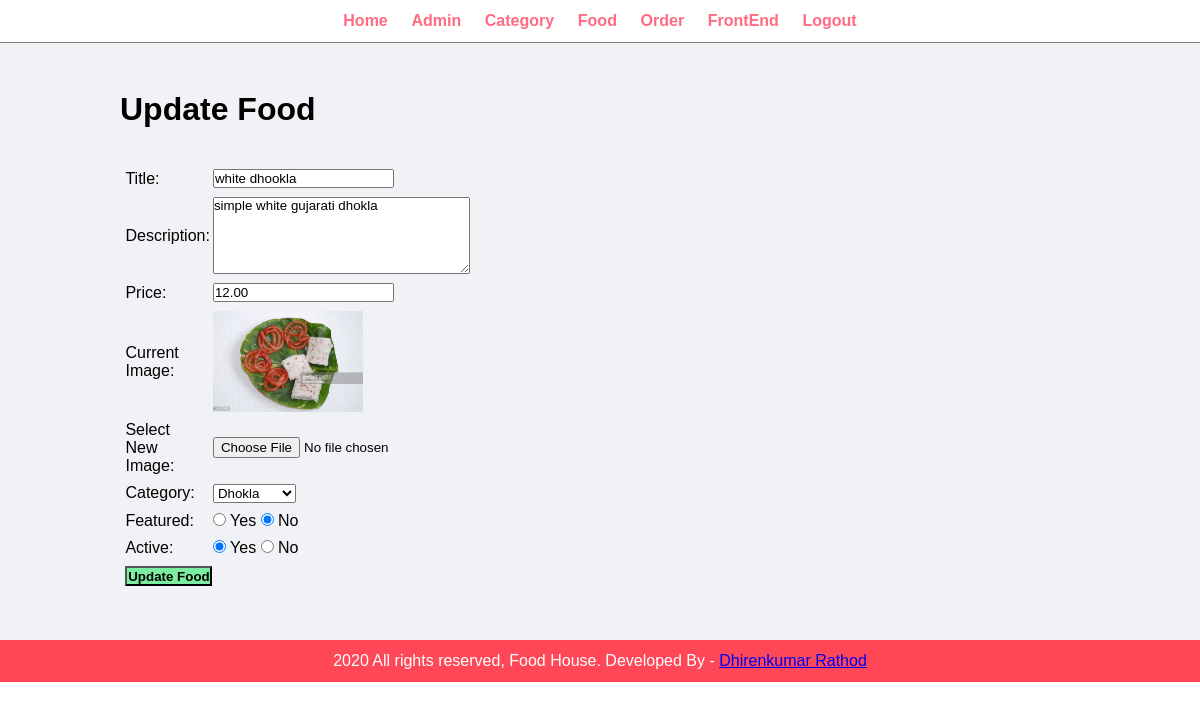
/admin/update-food.php?id=13 (signed in), run on the app's committed database.
### tables this page shows
CREATE TABLE `tbl_food` (
  `id` int(10) UNSIGNED NOT NULL,
  `title` varchar(100) NOT NULL,
  `description` text NOT NULL,
  `price` decimal(10,2) NOT NULL,
  `image_name` varchar(255) NOT NULL,
  `category_id` int(10) UNSIGNED NOT NULL,
  `featured` varchar(10) NOT NULL,
  `active` varchar(10) NOT NULL
);

CREATE TABLE `tbl_category` (
  `id` int(10) UNSIGNED NOT NULL,
  `title` varchar(100) NOT NULL,
  `image_name` varchar(255) NOT NULL,
  `featured` varchar(10) NOT NULL,
  `active` varchar(10) NOT NULL
);

### admin/update-food.php (the view, shortened to what this page needs)
<?php include('partials/menu.php'); ?>
<?php
    if(isset($_GET['id']))
    {
        $id = $_GET['id'];
        $sql2 = "SELECT * FROM tbl_food WHERE id=$id";
        $res2 = mysqli_query($conn, $sql2);
        $row2 = mysqli_fetch_assoc($res2);
        $title = $row2['title'];
        $description = $row2['description'];
        $price = $row2['price'];
        $current_image = $row2['image_name'];
        $current_category = $row2['category_id'];
        $featured = $row2['featured'];
        $active = $row2['active'];
    }
    else
    {
        header('location:'.SITEURL.'admin/manage-food.php');
    }
?>
<div class="main-content">
    <div class="wrapper">
        <h1>Update Food</h1>
        <br><br>
        <form action="" method="POST" enctype="multipart/form-data">
        <table class="tbl-30">
            <tr>
                <td>Title: </td>
                <td>
                    <input type="text" name="title" value="<?php echo $title; ?>">
                </td>
            </tr>
            <tr>
                <td>Description: </td>
                <td>
                    <textarea name="description" cols="30" rows="5"><?php echo $description; ?></textarea>
                </td>
            </tr>
            <tr>
                <td>Price: </td>
                <td>
                    <input type="number" name="price" value="<?php echo $price; ?>">
                </td>
            </tr>
            <tr>
                <td>Current Image: </td>
                <td>
                    <?php
                        if($current_image == "")
                        {
                            echo "<div class='error'>Image not Available.</div>";
                        }
                        else
                        {
                            ?>
                            <img src="<?php echo SITEURL; ?>images/food/<?php echo $current_image; ?>" width="150px">
                            <?php
                        }
                    ?>
                </td>
            </tr>
            <tr>
                <td>Select New Image: </td>
                <td>
                    <input type="file" name="image">
                </td>
            </tr>
            <tr>
                <td>Category: </td>
                <td>
                    <select name="category">
                        <?php
                            $sql = "SELECT * FROM tbl_category WHERE active='Yes'";
                            $res = mysqli_query($conn, $sql);
                            $count = mysqli_num_rows($res);
                            if($count>0)
                            {
                                while($row=mysqli_fetch_assoc($res))
                                {
                                    $category_title = $row['title'];
                                    $category_id = $row['id'];
                                    ?>
                                    <option <?php if($current_category==$category_id){echo "selected";} ?> value="<?php echo $category_id; ?>"><?php echo $category_title; ?></option>
                                    <?php
                                }
                            }
                            else
                            {
                                echo "<option value='0'>Category Not Available.</option>";
                            }
                        ?>
                    </select>
                </td>
            </tr>
            <tr>
                <td>Featured: </td>
                <td>
                    <input <?php if($featured=="Yes") {echo "checked";} ?> type="radio" name="featured" value="Yes"> Yes
                    <input <?php if($featured=="No") {echo "checked";} ?> type="radio" name="featured" value="No"> No
                </td>
            </tr>
            <tr>
                <td>Active: </td>
                <td>
                    <input <?php if($active=="Yes") {echo "checked";} ?> type="radio" name="active" value="Yes"> Yes
                    <input <?php if($active=="No") {echo "checked";} ?> type="radio" name="active" value="No"> No
                </td>
            </tr>
            <tr>
                <td>
                    <input type="submit" name="submit" value="Update Food" class="btn-secondary">
                </td>
            </tr>
        </table>
        </form>
    </div>
</div>
<?php include('partials/footer.php'); ?>

### css/admin.css (style rules this page uses)
* { margin: 0; padding: 0; font-family: Arial, Helvetica, sans-serif; }
.wrapper { padding: 1%; width: 80%; margin: 0 auto; }
.tbl-30 { width: 30%; }
table tr td { padding: 1%; }
.btn-secondary { background-color: #7bed9f; padding: 1%; color: black; text-decoration: none; font-weight: bold; }
.main-content { background-color: #f1f2f6; padding: 3% 0; }

### data on the page
tbl_food: title "white dhookla", description "simple white gujarati dhokla", price "12.00", image_name (picture), category "Dhokla", featured "☑", active "☑"
